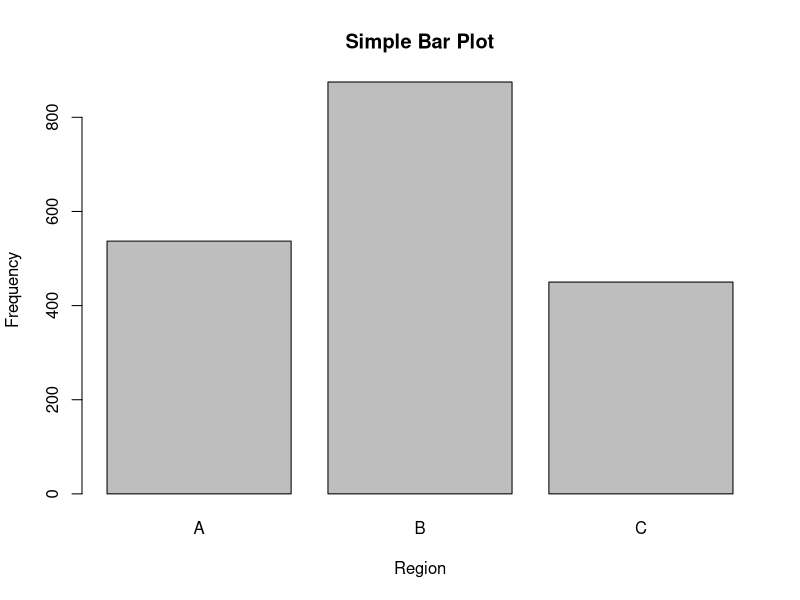
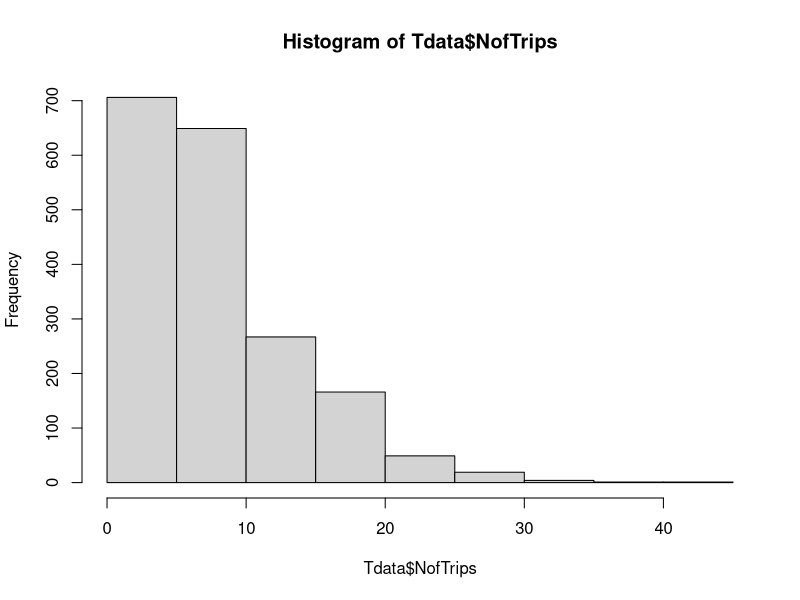
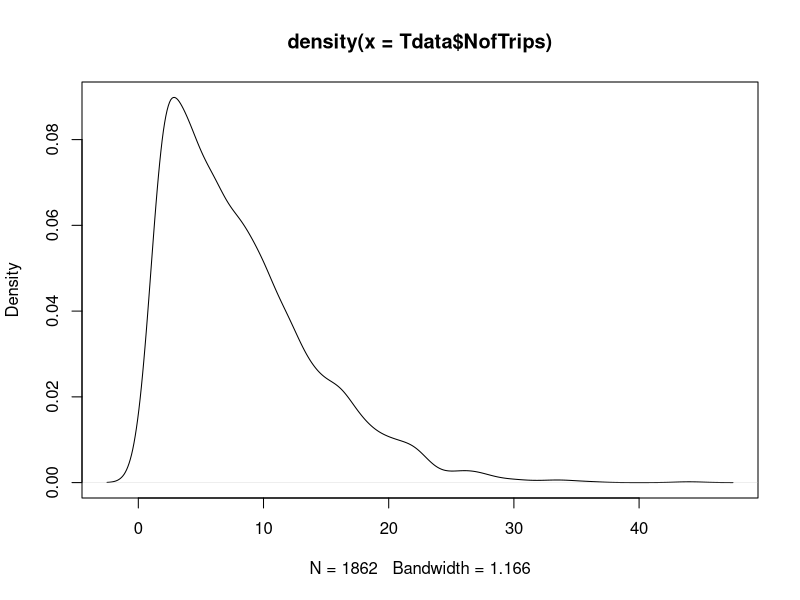
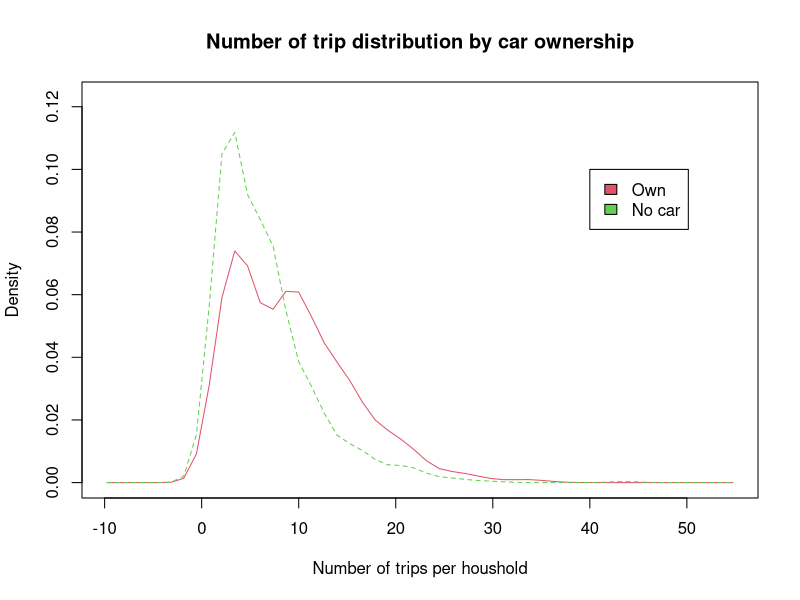
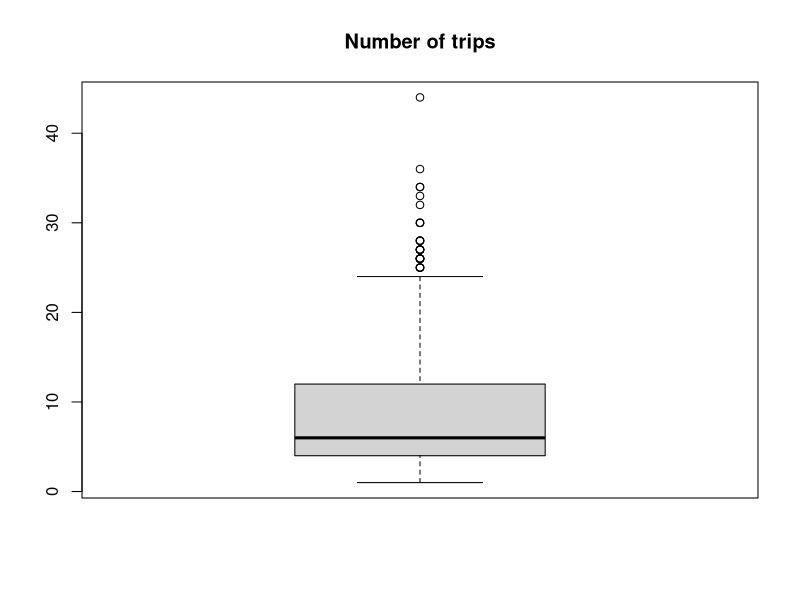
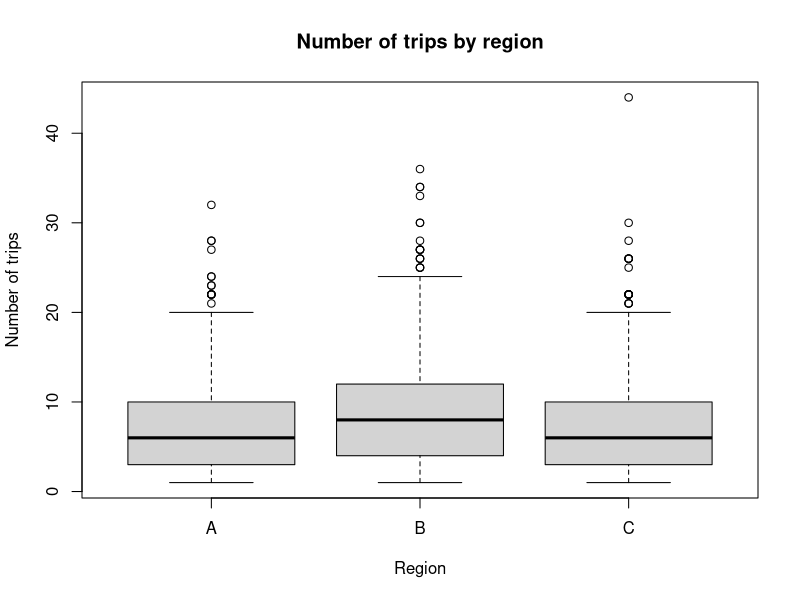
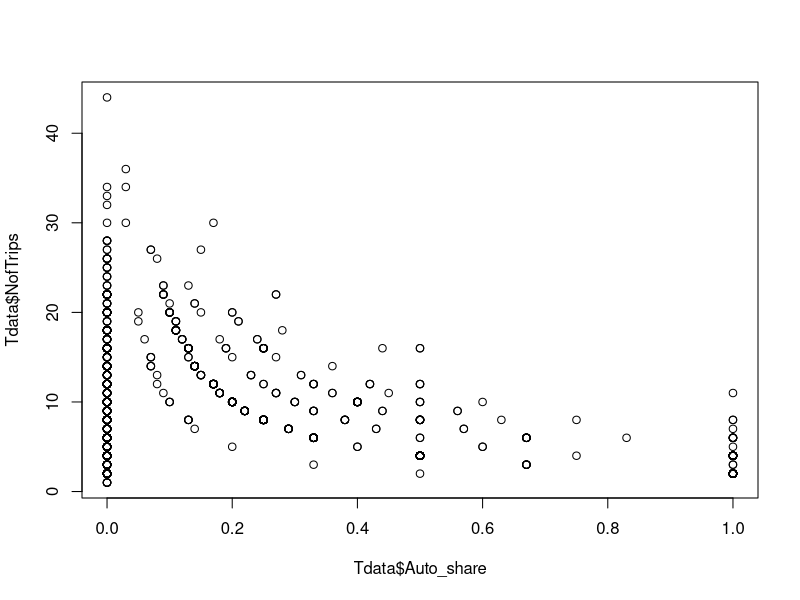
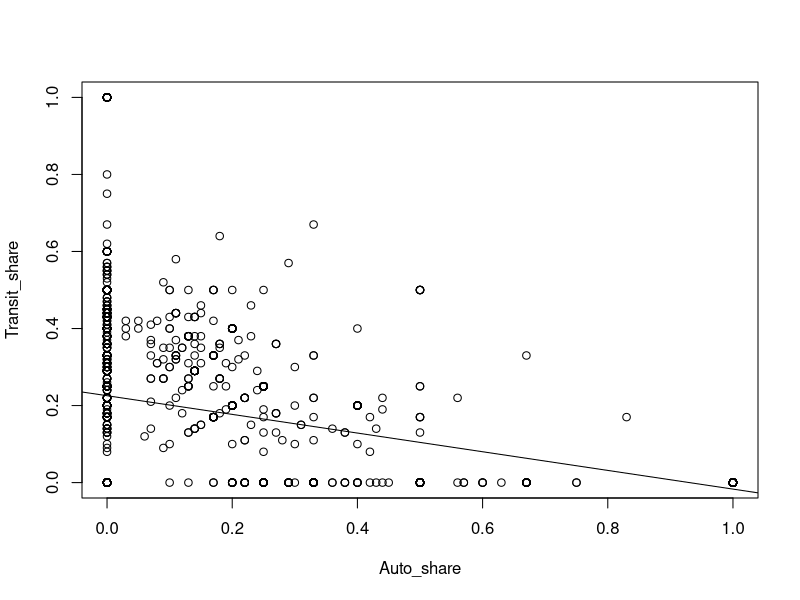

Recreate these plots in R, in order.
temperature <- c(36.2, 38.1, 36.7)
subject_name <- c("Kim", "Steve", "Jane")
flu_status <- c(FALSE, TRUE, FALSE)

temperature[2]
temperature[2:3]
temperature[1:3]
temperature[c(1,3)]
temperature[flu_status]

print(c(1,3))

#Nominal Value Vector
gender <- factor(c("male", "female", "male"))
blood <- factor(c("O", "AB", "A"), levels = c("A", "B", "AB", "O"))

#Ordinal Value Vector
symptons <- factor(c("mild", "severe", "moderate"), levels = c("mild", "moderate", "severe"), ordered = TRUE)
symptons
symptons > "moderate"
subject_name[symptons > "moderate"]

pt_data <- data.frame(subject_name, temperature, flu_status, gender, blood, symptons, stringsAsFactors = FALSE)
pt_data
pt_data$subject_name
pt_data[c("temperature", "flu_status")]
pt_data[1,2]
pt_data[c(1,3), c(2,4)]
pt_data[,1]
pt_data[1,]
pt_data[,]
pt_data[c(1,3), c("temperature", "gender")]

Tdata <- read.csv("class0909/HH_trips_data.csv")
summary(Tdata)

Myvars <- c("HHsize", "HHincome", "NofTrips", "Auto_share")
summary(Tdata[Myvars])

table(Tdata$Region)
table(Tdata$Region, Tdata$Car_own)

Mytable <- table(Tdata$Region,Tdata$Car_own)
addmargins(Mytable)

prop.table(Mytable)
prop.table(Mytable, 1)

aggregate(Tdata[Myvars], by=list(Tdata$Region),mean)
aggregate(Tdata[Myvars], by=list(Tdata$Region), sd)

install.packages("vcd")
library("vcd")

counts <- table(Tdata$Region)
barplot(counts, main="Simple Bar Plot", xlab ="Region", ylab ="Frequency")

hist(Tdata$NofTrips)        

d <- density(Tdata$NofTrips)
plot(d)

install.packages("sm")
library(sm)

attach(Tdata)
Car_own.f <- factor(Car_own, levels=c(1,2), labels=c("Own","No car"))
sm.density.compare(NofTrips, Car_own, xlab="Number of trips per houshold")
title(main="Number of trip distribution by car ownership")
colfill <-c(2:(1+length(levels(Car_own.f))))
legend(40,0.1,levels(Car_own.f), fill=colfill)
detach(Tdata)

boxplot(Tdata$NofTrips, data=Tdata, main="Number of trips")
boxplot(Tdata$NofTrips ~ Tdata$Region, main="Number of trips by region", xlab="Region", ylab="Number of trips")

plot(Tdata$Auto_share, Tdata$NofTrips)

attach(Tdata)
plot(Auto_share,Transit_share)
abline(lm(Transit_share~Auto_share))
pairs(~Auto_share+Transit_share+NofTrips)
detach(Tdata)
